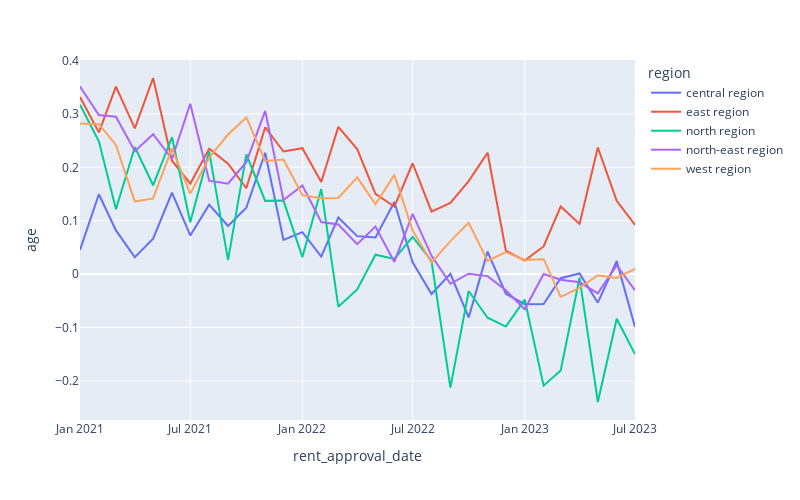

Notebook code cell kept with this figure:
### Markdown cell above
## Age information

### Code cell
train_df_cleaned_final.groupby(['rent_approval_date', 'region'])[['psqm', 'age']].corr().iloc[0::2,-1].reset_index().plot.line(x='rent_approval_date', y='age', color='region', width=800, height=500)

### Figure 1 — Plotly figure (JSON) as saved in the notebook; plotly's stock layout.template omitted (floating-point values rounded to 4 significant figures)
{"data": [{"hovertemplate": "region=central region<br>rent_approval_date=%{x}<br>age=%{y}<extra></extra>", "legendgroup": "central region", "line": {"color": "#636efa", "dash": "solid"}, "marker": {"symbol": "circle"}, "mode": "lines", "name": "central region", "orientation": "v", "showlegend": true, "type": "scatter", "x": ["2021-01", "2021-02", "2021-03", "2021-04", "2021-05", "2021-06", "2021-07", "2021-08", "2021-09", "2021-10", "2021-11", "2021-12", "2022-01", "2022-02", "2022-03", "2022-04", "2022-05", "2022-06", "2022-07", "2022-08", "2022-09", "2022-10", "2022-11", "2022-12", "2023-01", "2023-02", "2023-03", "2023-04", "2023-05", "2023-06", "2023-07"], "xaxis": "x", "y": [0.04523, 0.1496, 0.08182, 0.03155, 0.06636, 0.1527, 0.07237, 0.1301, 0.09025, 0.1243, 0.2273, 0.06411, 0.07858, 0.03275, 0.1061, 0.07112, 0.06846, 0.135, 0.02201, -0.03729, 0.0005318, -0.0811, 0.04213, -0.0367, -0.05635, -0.05617, -0.007645, 0.001241, -0.05357, 0.0243, -0.09879], "yaxis": "y"}, {"hovertemplate": "region=east region<br>rent_approval_date=%{x}<br>age=%{y}<extra></extra>", "legendgroup": "east region", "line": {"color": "#EF553B", "dash": "solid"}, "marker": {"symbol": "circle"}, "mode": "lines", "name": "east region", "orientation": "v", "showlegend": true, "type": "scatter", "x": ["2021-01", "2021-02", "2021-03", "2021-04", "2021-05", "2021-06", "2021-07", "2021-08", "2021-09", "2021-10", "2021-11", "2021-12", "2022-01", "2022-02", "2022-03", "2022-04", "2022-05", "2022-06", "2022-07", "2022-08", "2022-09", "2022-10", "2022-11", "2022-12", "2023-01", "2023-02", "2023-03", "2023-04", "2023-05", "2023-06", "2023-07"], "xaxis": "x", "y": [0.3316, 0.2654, 0.351, 0.273, 0.3673, 0.2123, 0.1693, 0.2347, 0.2067, 0.1608, 0.2747, 0.2296, 0.2358, 0.1725, 0.2758, 0.2343, 0.1502, 0.1266, 0.2076, 0.1169, 0.1333, 0.1742, 0.2274, 0.04405, 0.0254, 0.05179, 0.1266, 0.09406, 0.2372, 0.1372, 0.09207], "yaxis": "y"}, {"hovertemplate": "region=north region<br>rent_approval_date=%{x}<br>age=%{y}<extra></extra>", "legendgroup": "north region", "line": {"color": "#00cc96", "dash": "solid"}, "marker": {"symbol": "circle"}, "mode": "lines", "name": "north region", "orientation": "v", "showlegend": true, "type": "scatter", "x": ["2021-01", "2021-02", "2021-03", "2021-04", "2021-05", "2021-06", "2021-07", "2021-08", "2021-09", "2021-10", "2021-11", "2021-12", "2022-01", "2022-02", "2022-03", "2022-04", "2022-05", "2022-06", "2022-07", "2022-08", "2022-09", "2022-10", "2022-11", "2022-12", "2023-01", "2023-02", "2023-03", "2023-04", "2023-05", "2023-06", "2023-07"], "xaxis": "x", "y": [0.3171, 0.2487, 0.1215, 0.2381, 0.1663, 0.2564, 0.09706, 0.2298, 0.0263, 0.2244, 0.1372, 0.1377, 0.03174, 0.1592, -0.06094, -0.02871, 0.03635, 0.02847, 0.06987, 0.02458, -0.2126, -0.03159, -0.08175, -0.09821, -0.04767, -0.2089, -0.1804, -0.006698, -0.2395, -0.08375, -0.1498], "yaxis": "y"}, {"hovertemplate": "region=north-east region<br>rent_approval_date=%{x}<br>age=%{y}<extra></extra>", "legendgroup": "north-east region", "line": {"color": "#ab63fa", "dash": "solid"}, "marker": {"symbol": "circle"}, "mode": "lines", "name": "north-east region", "orientation": "v", "showlegend": true, "type": "scatter", "x": ["2021-01", "2021-02", "2021-03", "2021-04", "2021-05", "2021-06", "2021-07", "2021-08", "2021-09", "2021-10", "2021-11", "2021-12", "2022-01", "2022-02", "2022-03", "2022-04", "2022-05", "2022-06", "2022-07", "2022-08", "2022-09", "2022-10", "2022-11", "2022-12", "2023-01", "2023-02", "2023-03", "2023-04", "2023-05", "2023-06", "2023-07"], "xaxis": "x", "y": [0.3514, 0.2978, 0.2947, 0.2302, 0.2619, 0.2156, 0.319, 0.175, 0.1694, 0.2095, 0.3058, 0.1387, 0.1658, 0.09761, 0.09293, 0.05614, 0.08889, 0.02285, 0.1128, 0.0343, -0.01811, 0.0006794, -0.003732, -0.03023, -0.06585, 0.0002131, -0.01062, -0.01532, -0.03613, 0.01656, -0.03074], "yaxis": "y"}, {"hovertemplate": "region=west region<br>rent_approval_date=%{x}<br>age=%{y}<extra></extra>", "legendgroup": "west region", "line": {"color": "#FFA15A", "dash": "solid"}, "marker": {"symbol": "circle"}, "mode": "lines", "name": "west region", "orientation": "v", "showlegend": true, "type": "scatter", "x": ["2021-01", "2021-02", "2021-03", "2021-04", "2021-05", "2021-06", "2021-07", "2021-08", "2021-09", "2021-10", "2021-11", "2021-12", "2022-01", "2022-02", "2022-03", "2022-04", "2022-05", "2022-06", "2022-07", "2022-08", "2022-09", "2022-10", "2022-11", "2022-12", "2023-01", "2023-02", "2023-03", "2023-04", "2023-05", "2023-06", "2023-07"], "xaxis": "x", "y": [0.2822, 0.2807, 0.2419, 0.1359, 0.1417, 0.2355, 0.1507, 0.218, 0.2614, 0.2934, 0.212, 0.2145, 0.1479, 0.1422, 0.1426, 0.1811, 0.1307, 0.1858, 0.08167, 0.02151, 0.06175, 0.09624, 0.02471, 0.04124, 0.02642, 0.02794, -0.0426, -0.02589, -0.002214, -0.007144, 0.009887], "yaxis": "y"}], "layout": {"height": 500, "legend": {"title": {"text": "region"}, "tracegroupgap": 0}, "margin": {"t": 60}, "width": 800, "xaxis": {"anchor": "y", "domain": [0, 1], "title": {"text": "rent_approval_date"}}, "yaxis": {"anchor": "x", "domain": [0, 1], "title": {"text": "age"}}}}
